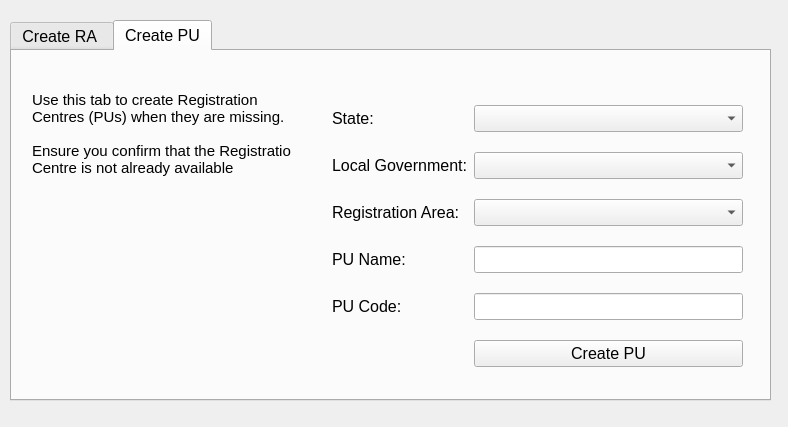
<?xml version="1.0" encoding="UTF-8"?>
<ui version="4.0">
 <class>ConfigDialog</class>
 <widget class="QDialog" name="ConfigDialog">
  <property name="geometry">
   <rect>
    <x>0</x>
    <y>0</y>
    <width>788</width>
    <height>427</height>
   </rect>
  </property>
  <property name="windowTitle">
   <string>Dialog</string>
  </property>
  <widget class="QTabWidget" name="tabWidget">
   <property name="geometry">
    <rect>
     <x>10</x>
     <y>20</y>
     <width>761</width>
     <height>381</height>
    </rect>
   </property>
   <property name="font">
    <font>
     <family>Arial</family>
     <pointsize>12</pointsize>
    </font>
   </property>
   <property name="currentIndex">
    <number>1</number>
   </property>
   <widget class="QWidget" name="raTab">
    <attribute name="title">
     <string>Create RA </string>
    </attribute>
    <widget class="QWidget" name="layoutWidget">
     <property name="geometry">
      <rect>
       <x>10</x>
       <y>40</y>
       <width>741</width>
       <height>281</height>
      </rect>
     </property>
     <layout class="QGridLayout" name="gridLayout_3">
      <item row="0" column="0">
       <widget class="QLabel" name="label_9">
        <property name="font">
         <font>
          <pointsize>11</pointsize>
         </font>
        </property>
        <property name="text">
         <string>Use this tab to create Registration Areas
when they are missing.

Ensure you confirm that the Registration
Area is not already available</string>
        </property>
        <property name="alignment">
         <set>Qt::AlignLeading|Qt::AlignLeft|Qt::AlignTop</set>
        </property>
       </widget>
      </item>
      <item row="0" column="1">
       <layout class="QGridLayout" name="gridLayout">
        <item row="0" column="0">
         <widget class="QLabel" name="label">
          <property name="font">
           <font>
            <family>Arial</family>
            <pointsize>12</pointsize>
           </font>
          </property>
          <property name="text">
           <string>State:</string>
          </property>
         </widget>
        </item>
        <item row="0" column="1">
         <widget class="QComboBox" name="inpState">
          <property name="font">
           <font>
            <family>Arial</family>
            <pointsize>12</pointsize>
           </font>
          </property>
         </widget>
        </item>
        <item row="1" column="0">
         <widget class="QLabel" name="label_2">
          <property name="font">
           <font>
            <family>Arial</family>
            <pointsize>12</pointsize>
           </font>
          </property>
          <property name="text">
           <string>Local Government:</string>
          </property>
         </widget>
        </item>
        <item row="1" column="1">
         <widget class="QComboBox" name="inpLga">
          <property name="font">
           <font>
            <family>Arial</family>
            <pointsize>12</pointsize>
           </font>
          </property>
         </widget>
        </item>
        <item row="2" column="0">
         <widget class="QLabel" name="label_3">
          <property name="font">
           <font>
            <family>Arial</family>
            <pointsize>12</pointsize>
           </font>
          </property>
          <property name="text">
           <string>RA Name:</string>
          </property>
         </widget>
        </item>
        <item row="2" column="1">
         <widget class="QLineEdit" name="inpRaName"/>
        </item>
        <item row="3" column="0">
         <widget class="QLabel" name="label_4">
          <property name="font">
           <font>
            <family>Arial</family>
            <pointsize>12</pointsize>
           </font>
          </property>
          <property name="text">
           <string>RA Code:</string>
          </property>
         </widget>
        </item>
        <item row="3" column="1">
         <widget class="QLineEdit" name="inpRaCode">
          <property name="inputMask">
           <string/>
          </property>
         </widget>
        </item>
        <item row="4" column="1">
         <widget class="QPushButton" name="btnCreateRa">
          <property name="text">
           <string>Create RA</string>
          </property>
         </widget>
        </item>
       </layout>
      </item>
     </layout>
    </widget>
   </widget>
   <widget class="QWidget" name="puTab">
    <attribute name="title">
     <string>Create PU</string>
    </attribute>
    <widget class="QWidget" name="layoutWidget_2">
     <property name="geometry">
      <rect>
       <x>320</x>
       <y>40</y>
       <width>411</width>
       <height>291</height>
      </rect>
     </property>
     <layout class="QGridLayout" name="gridLayout_2">
      <item row="0" column="0">
       <widget class="QLabel" name="label_5">
        <property name="font">
         <font>
          <family>Arial</family>
          <pointsize>12</pointsize>
         </font>
        </property>
        <property name="text">
         <string>State:</string>
        </property>
       </widget>
      </item>
      <item row="0" column="2">
       <widget class="QComboBox" name="inpPuState">
        <property name="font">
         <font>
          <family>Arial</family>
          <pointsize>12</pointsize>
         </font>
        </property>
       </widget>
      </item>
      <item row="1" column="0">
       <widget class="QLabel" name="label_6">
        <property name="font">
         <font>
          <family>Arial</family>
          <pointsize>12</pointsize>
         </font>
        </property>
        <property name="text">
         <string>Local Government:</string>
        </property>
       </widget>
      </item>
      <item row="1" column="2">
       <widget class="QComboBox" name="inpPuLga">
        <property name="font">
         <font>
          <family>Arial</family>
          <pointsize>12</pointsize>
         </font>
        </property>
       </widget>
      </item>
      <item row="2" column="0">
       <widget class="QLabel" name="label_7">
        <property name="font">
         <font>
          <family>Arial</family>
          <pointsize>12</pointsize>
         </font>
        </property>
        <property name="text">
         <string>Registration Area:</string>
        </property>
       </widget>
      </item>
      <item row="3" column="2">
       <widget class="QLineEdit" name="inpPuName"/>
      </item>
      <item row="3" column="0">
       <widget class="QLabel" name="label_10">
        <property name="font">
         <font>
          <family>Arial</family>
          <pointsize>12</pointsize>
         </font>
        </property>
        <property name="text">
         <string>PU Name:</string>
        </property>
       </widget>
      </item>
      <item row="4" column="0">
       <widget class="QLabel" name="label_11">
        <property name="font">
         <font>
          <family>Arial</family>
          <pointsize>12</pointsize>
         </font>
        </property>
        <property name="text">
         <string>PU Code:</string>
        </property>
       </widget>
      </item>
      <item row="5" column="2">
       <widget class="QPushButton" name="btnCreatePu">
        <property name="text">
         <string>Create PU</string>
        </property>
       </widget>
      </item>
      <item row="4" column="2">
       <widget class="QLineEdit" name="inpPuCode">
        <property name="inputMask">
         <string/>
        </property>
       </widget>
      </item>
      <item row="2" column="2">
       <widget class="QComboBox" name="inpPuRa">
        <property name="font">
         <font>
          <family>Arial</family>
          <pointsize>12</pointsize>
         </font>
        </property>
       </widget>
      </item>
     </layout>
    </widget>
    <widget class="QLabel" name="label_12">
     <property name="geometry">
      <rect>
       <x>20</x>
       <y>40</y>
       <width>259</width>
       <height>279</height>
      </rect>
     </property>
     <property name="font">
      <font>
       <pointsize>11</pointsize>
      </font>
     </property>
     <property name="text">
      <string>Use this tab to create Registration
Centres (PUs) when they are missing.

Ensure you confirm that the Registration
Centre is not already available</string>
     </property>
     <property name="alignment">
      <set>Qt::AlignLeading|Qt::AlignLeft|Qt::AlignTop</set>
     </property>
    </widget>
   </widget>
  </widget>
 </widget>
 <resources/>
 <connections/>
</ui>
